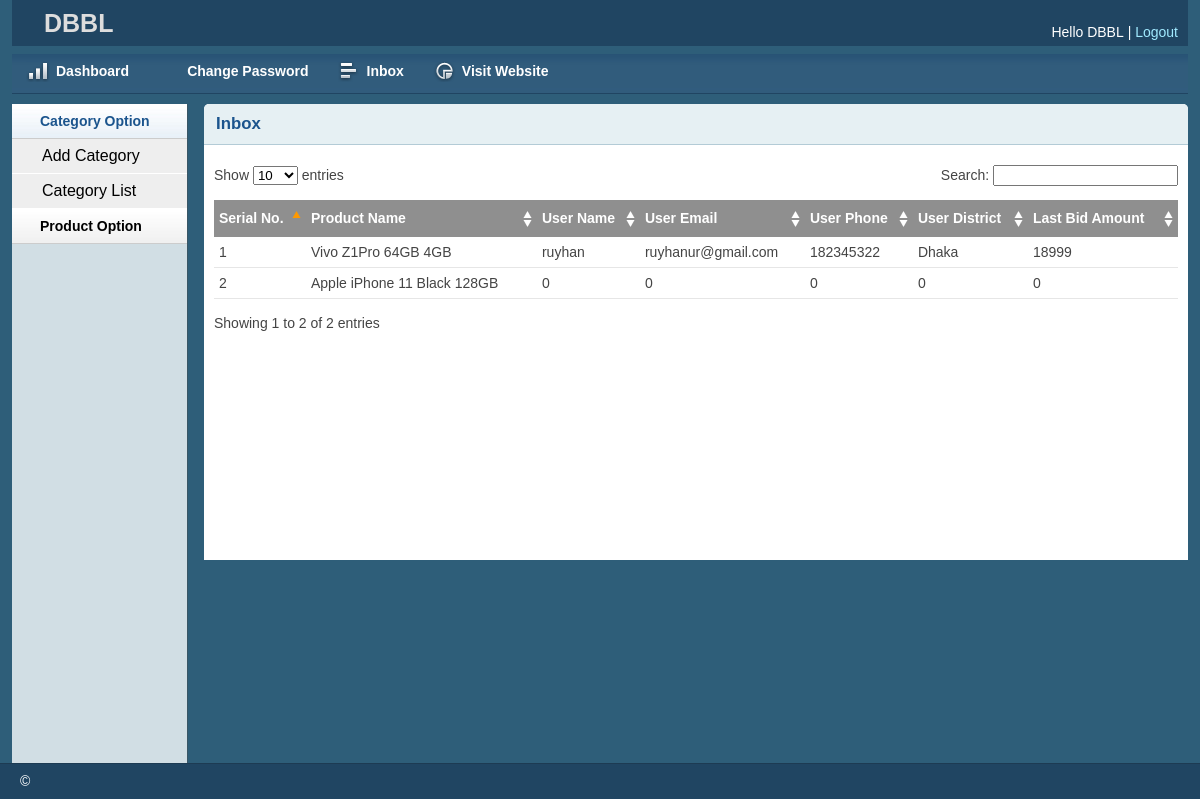
/Bank/inbox.php (signed in), run on the app's committed database.
### tables this page shows
CREATE TABLE `tbl_bid` (
  `id` int(100) NOT NULL,
  `productName` varchar(250) NOT NULL,
  `bid_start_from` float NOT NULL,
  `name` varchar(100) DEFAULT NULL,
  `email` varchar(100) DEFAULT NULL,
  `phone` int(20) DEFAULT NULL,
  `district` varchar(100) DEFAULT NULL,
  `bid_data` int(20) DEFAULT NULL,
  `bank_name` varchar(230) NOT NULL
);

### lib/Database.php (called while the page is built, shortened)
<?php
Class Database{
 public $host   = DB_HOST;
 public $user   = DB_USER;
 public $pass   = DB_PASS;
 public $dbname = DB_NAME;
 public $link;
private function connectDB(){
 $this->link = new mysqli($this->host, $this->user, $this->pass,
  $this->dbname);
 }
public function select($query){
  $result = $this->link->query($query) or
   die($this->link->error.__LINE__);
  if($result->num_rows > 0){
    return $result;
  } else {
    return false;
  }
 }
}

### lib/Session.php (called while the page is built, shortened)
    <?php
class Session{
     public static function get($key){
      if (isset($_SESSION[$key])) {
       return $_SESSION[$key];
      } else {
       return false;
      }
     }
    }
    ?>

### classes/Bid.php (called while the page is built, shortened)
<?php
$filepath = realpath(dirname(__FILE__));
include_once ($filepath.'/../lib/Database.php');
?>
<?php
class Bid{
	private $db;
	public function __construct()
	{
		$this->db = new Database();
	}
		public function getAllBidProduct(){
			$bankName = Session::get('bank_name');
			$query = "SELECT * FROM tbl_bid where bank_name= '$bankName'";
		$result = $this->db->select($query);
		return $result;
		}
	}
?>

### Bank/inbox.php (the view, shortened to what this page needs)
<?php include 'inc/header.php';?>
<?php include 'inc/sidebar.php';?>
<?php include '../classes/Bid.php'; ?>
        <div class="grid_10">
            <div class="box round first grid">
                <h2>Inbox</h2>
                <div class="block">
                    <table class="data display datatable" id="example">
					<thead>
						<tr>
							<th>Serial No.</th>
							<th>Product Name</th>
							<th>User Name</th>
							<th>User Email</th>
							<th>User Phone</th>
							<th>User District</th>
							<th>Last Bid Amount</th>
						</tr>
					</thead>
					<tbody>
					<?php
						$bd = new Bid();
						$getBid = $bd->getAllBidProduct();
						if ($getBid) {
							$i=0;
							while ($result = $getBid->fetch_assoc()) {
								$i++;
					?>
						<tr class="odd gradeX">
							<td><?php echo $i;?></td>
							<td><?php echo $result['productName'];?></td>
							<td><?php echo $result['name'];?></td>
							<td><?php echo $result['email'];?></td>
							<td><?php echo $result['phone'];?></td>
							<td><?php echo $result['district'];?></td>
							<td><?php echo $result['bid_data'];?></td>
						</tr>
						<?php } } ?>
					</tbody>
				</table>
               </div>
            </div>
        </div>
<?php include 'inc/footer.php';?>

### Bank/css/layout.css (style rules this page uses)
body { background: #fff none repeat scroll 0 0; color: #444; font-size: 14px; padding: 0; }
h1, h2, h3, h4, h5, h6 { line-height:1.2em; margin-bottom:.3em; }
h2 { margin-top:1em; }
.box { background:#fff; margin-bottom:20px; padding:10px 10px 10px 10px; margin-left:-8px; }
.box.grid { padding-bottom:40px; }
.box.round { -moz-border-radius: 5px 5px 0px 0px; -webkit-border-radius: 5px 5px 0px 0px; border-radius: 5px 5px 0px 0px; }
.box h2 { font-size:1.2em; font-weight:bold; color:#1B548D; background:#E6F0F3; margin:-10px -10px 0 -10px; padding:10px 12px; border-bottom:1px solid #B3CBD6; -moz-border-radius: 5px 5px 0px 0px; -webkit-border-radius: 5px 5px 0px 0px; border-radius: 5px 5px 0px 0px; }
.box.first { min-height: 406px; }
.block { padding-top:20px; }
.block { padding-bottom:1px; }
table.display { margin: 0 auto; clear: both; width: 100%; }
.sorting_asc { background: #8f8f8f url(../img/table/sort_asc.png) no-repeat center right; padding:8px 5px; text-align:left; color:#fff; }
.sorting { background:#8f8f8f url(../img/table/sort_both.png) no-repeat center right; padding:8px 5px; text-align:left; color:#fff; }
tr.odd { height: 30px; line-height: 30px; border-bottom:1px solid #e6e6e6; }
tr.even { height: 30px; line-height: 30px; border-bottom:1px solid #e6e6e6; }
tr.odd td, tr.even td { padding-left:5px; }

### data on the page
tbl_bid: productName "Vivo Z1Pro 64GB 4GB", name "ruyhan", email "ruyhanur@gmail.com", phone "182345322", district "Dhaka", bid_data "18999"
tbl_bid: productName "Apple iPhone 11 Black 128GB", name "0", email "0", phone "0", district "0", bid_data "0"

### other printed values
Session::get('bank_name') "DBBL"
